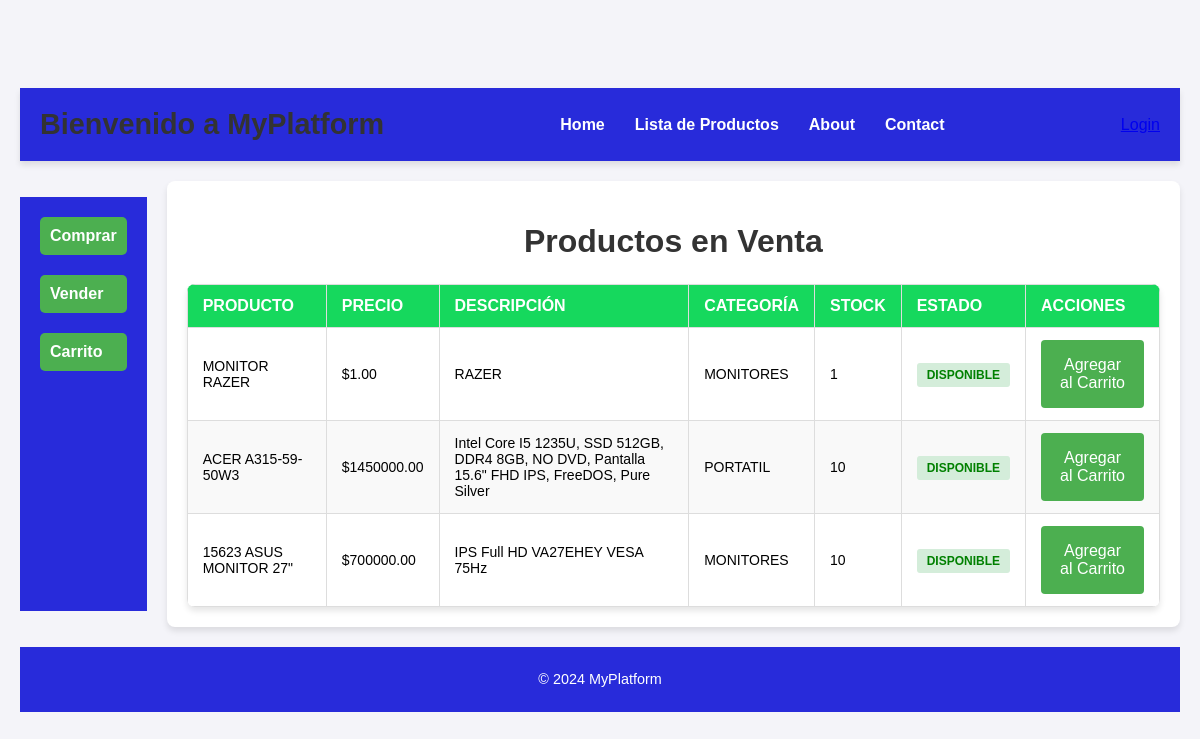
Page /products/products/ on the earlier database version.
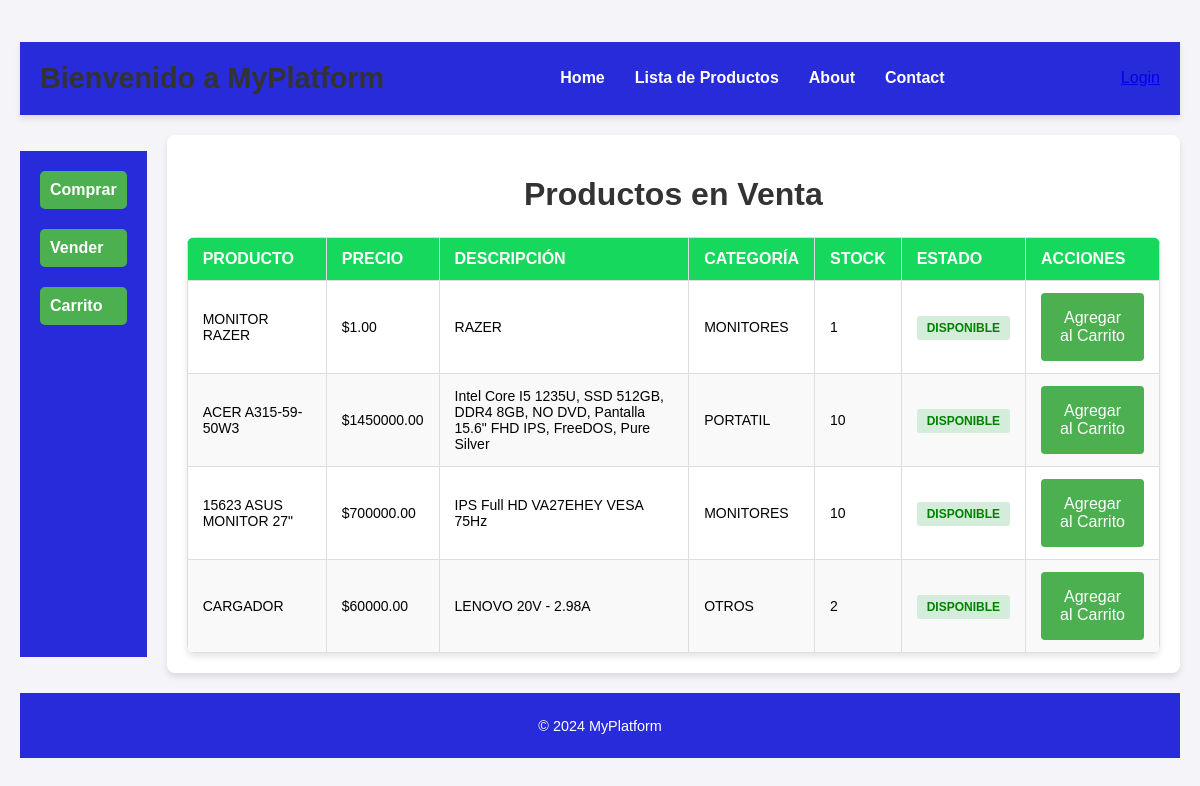
Same page on the later database version.
### products/models.py (models this page shows, shortened)
class Product(models.Model):
    id = models.BigAutoField(primary_key=True)
    name = models.CharField(max_length=255)
    description = models.TextField()
    price = models.DecimalField(max_digits=10, decimal_places=2)
    stock = models.IntegerField(default=0)  # Indica la cantidad en inventario
    category = models.ForeignKey('Category', on_delete=models.SET_NULL, null=True, blank=True)
    seller = models.ForeignKey(settings.AUTH_USER_MODEL, related_name='products_for_sale', on_delete=models.CASCADE)
    is_sold = models.BooleanField(default=False)  # Indica si el producto está vendido
    is_available = models.BooleanField(default=True)  # Nuevo campo para indicar disponibilidad
    @property
    def is_available(self):
        return self.stock > 0

class Category(models.Model):
    name = models.CharField(max_length=100)
    description = models.TextField(blank=True, null=True)

### purchases/views.py (the view)
# urls.py: path('products/', views.available_products, name='available_products'),
def available_products(request):
    products = Product.objects.all()
    return render(request, 'purchases/buy.html', {'products': products})

### purchases/templates/purchases/buy.html (shortened to what this page needs)
{% extends 'home.html' %}
{% block content %}
    <h1>Productos en Venta</h1>
    <table class="product-table">
        <thead>
            <tr>
                <th>Producto</th>
                <th>Precio</th>
                <th>Descripción</th>
                <th>Categoría</th>
                <th>Stock</th>
                <th>Estado</th>
                <th>Acciones</th>
            </tr>
        </thead>
        <tbody>
            {% for product in products %}
                <tr>
                    <td>{{ product.name }}</td>
                    <td>${{ product.price }}</td>
                    <td>{{ product.description }}</td>
                    <td>{{ product.category.name }}</td>
                    <td>{{ product.stock }}</td>
                    <td>
                        {% if product.is_available %}
                            <span class="status available">Disponible</span>
                        {% else %}
                            <span class="status out-of-stock">Agotado</span>
                        {% endif %}
                    </td>
                    <td>
                        {% if product.is_available %}
                            <form method="post" action="{% url 'add_to_cart' product.id %}">
                                <button type="submit">Agregar al Carrito</button>
                            </form>
                        {% else %}
                            <button disabled>Agotado</button>
                        {% endif %}
                    </td>
                </tr>
            {% endfor %}
        </tbody>
    </table>
{% endblock %}

Differences in the rows shown:
added Product: name "CARGADOR", price "60000.00", description "LENOVO 20V - 2.98A", category.name "OTROS", stock "2", shows "DISPONIBLE", shows "Agregar al Carrito"
